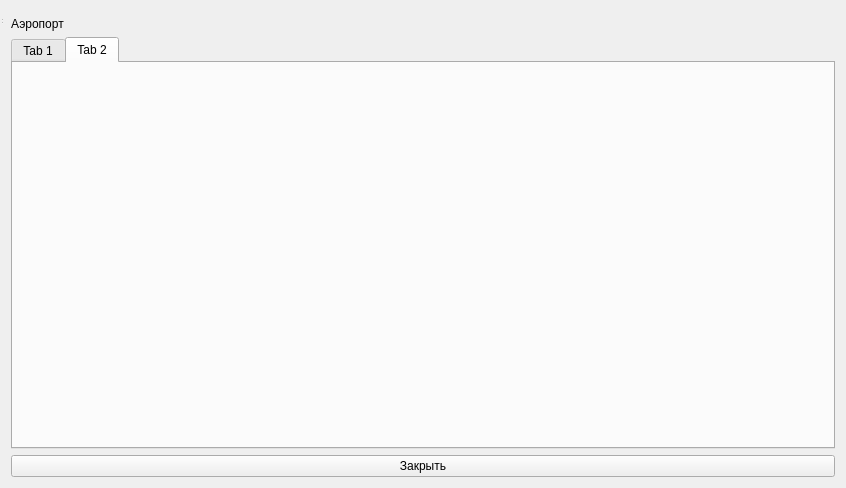
<?xml version="1.0" encoding="UTF-8"?>
<ui version="4.0">
 <class>Statistics</class>
 <widget class="QWidget" name="Statistics">
  <property name="geometry">
   <rect>
    <x>0</x>
    <y>0</y>
    <width>846</width>
    <height>488</height>
   </rect>
  </property>
  <property name="windowTitle">
   <string>MainWindow</string>
  </property>
  <layout class="QGridLayout" name="gridLayout">
   <item row="0" column="0">
    <widget class="QMenuBar" name="menubar"/>
   </item>
   <item row="1" column="0">
    <layout class="QVBoxLayout" name="verticalLayout">
     <item>
      <widget class="QLabel" name="lb_airport">
       <property name="text">
        <string>Аэропорт</string>
       </property>
      </widget>
     </item>
     <item>
      <widget class="QTabWidget" name="tabWidget">
       <property name="currentIndex">
        <number>1</number>
       </property>
       <widget class="QWidget" name="tab_month">
        <attribute name="title">
         <string>Tab 1</string>
        </attribute>
        <widget class="QComboBox" name="cb_month">
         <property name="geometry">
          <rect>
           <x>0</x>
           <y>10</y>
           <width>181</width>
           <height>25</height>
          </rect>
         </property>
        </widget>
        <widget class="QWidget" name="verticalLayoutWidget">
         <property name="geometry">
          <rect>
           <x>0</x>
           <y>50</y>
           <width>811</width>
           <height>291</height>
          </rect>
         </property>
         <layout class="QVBoxLayout" name="vl_month"/>
        </widget>
       </widget>
       <widget class="QWidget" name="tab_year">
        <attribute name="title">
         <string>Tab 2</string>
        </attribute>
        <widget class="QWidget" name="horizontalLayoutWidget">
         <property name="geometry">
          <rect>
           <x>0</x>
           <y>50</y>
           <width>821</width>
           <height>291</height>
          </rect>
         </property>
         <layout class="QHBoxLayout" name="hl_year"/>
        </widget>
       </widget>
      </widget>
     </item>
     <item>
      <widget class="QPushButton" name="pb_finish">
       <property name="text">
        <string>Закрыть</string>
       </property>
       <property name="flat">
        <bool>false</bool>
       </property>
      </widget>
     </item>
    </layout>
   </item>
  </layout>
  <widget class="QStatusBar" name="statusbar">
   <property name="geometry">
    <rect>
     <x>0</x>
     <y>0</y>
     <width>3</width>
     <height>25</height>
    </rect>
   </property>
  </widget>
 </widget>
 <resources/>
 <connections/>
</ui>
